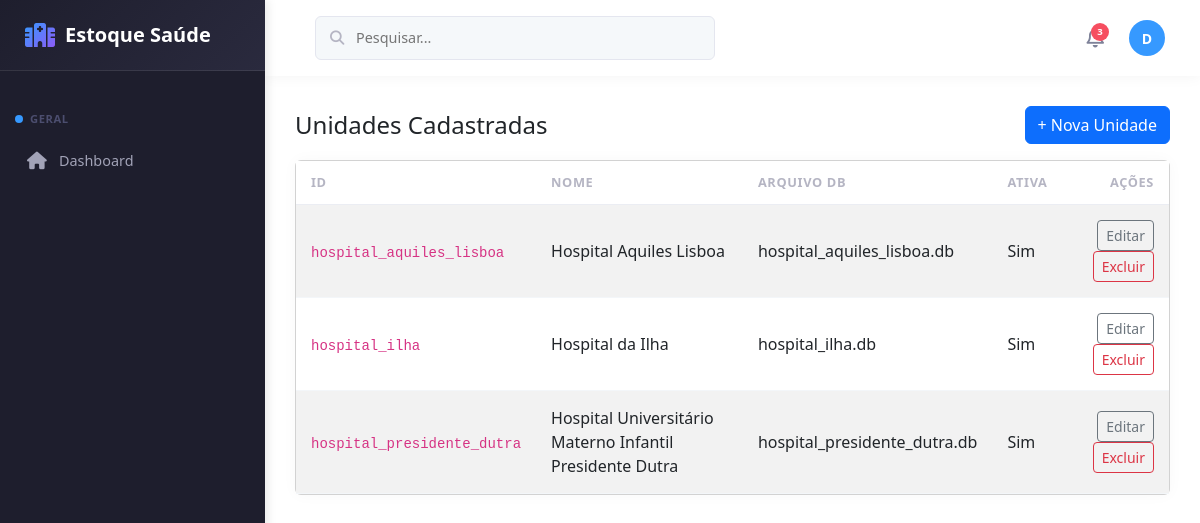
The page /unidades (signed in) on the database its author committed.
### models.py (models this page shows, shortened)
class Unidade(db.Model):
    __tablename__ = 'unidades'
    id = db.Column(db.String(50), primary_key=True)
    nome = db.Column(db.String(100), nullable=False)
    descricao = db.Column(db.Text)
    database = db.Column(db.String(200))
    type = db.Column(db.String(50))
    ativa = db.Column(db.Integer, default=1)
    data_criacao = db.Column(db.DateTime, default=lambda: datetime.now(timezone.utc))

### routes/units.py (the view)
@units_bp.route('')
def listar_unidades():
    from app import db, Usuario, Unidade
    if 'user_id' not in session:
        return redirect(url_for('auth.login'))
    if session.get('user_tipo') == 'admin':
        unidades = Unidade.query.order_by(Unidade.id).all()
        return render_template('listar_unidades.html', unidades=unidades)
    user_permissoes = session.get('permissoes_menu', {})
    if not user_permissoes.get('unidades', False):
        flash('Você não tem permissão para acessar esta página.', 'danger')
        return redirect(url_for('main.index'))
    unidades = Unidade.query.order_by(Unidade.id).all()
    return render_template('listar_unidades.html', unidades=unidades)

### app.py (called while the page is built)
@app.before_request
def attach_unit_db():
    from flask import g
    unit_id = session.get('unit_id')
    if unit_id:
        try:
            g.unit_db = db_manager.get_connection(unit_id)
        except Exception as e:
            g.unit_db = None
            app.logger.exception('Erro ao obter conexão da unidade: %s', e)
    else:
        g.unit_db = None

@app.context_processor
def override_url_for():
    from functools import wraps
    @wraps(original_url_for)
    def new_url_for(endpoint=None, **values):
        if endpoint and '.' not in endpoint and endpoint in ROUTE_MAPPING:
            endpoint = ROUTE_MAPPING[endpoint]
        return original_url_for(endpoint, **values)
    return dict(url_for=new_url_for)

### templates/listar_unidades.html (shortened to what this page needs)
{% extends "base.html" %}
{% block content %}
<div class="row">
    <div class="col-12">
        <div class="d-flex justify-content-between align-items-center mb-3">
            <h4 class="mb-0">Unidades Cadastradas</h4>
            <a href="{{ url_for('novo_unidade') }}" class="btn btn-primary">+ Nova Unidade</a>
        </div>
        <div class="card">
            <div class="card-body p-0">
                <table class="table table-striped mb-0">
                    <thead>
                        <tr>
                            <th>ID</th>
                            <th>Nome</th>
                            <th>Arquivo DB</th>
                            <th>Ativa</th>
                            <th class="text-end">Ações</th>
                        </tr>
                    </thead>
                    <tbody>
                    {% for u in unidades %}
                        <tr>
                            <td><code>{{ u.id }}</code></td>
                            <td>{{ u.nome }}</td>
                            <td>{{ u.database or '-' }}</td>
                            <td>{{ 'Sim' if u.ativa else 'Não' }}</td>
                            <td class="text-end">
                                <a href="{{ url_for('editar_unidade', unit_id=u.id) }}" class="btn btn-sm btn-outline-secondary">Editar</a>
                                <a href="{{ url_for('excluir_unidade', unit_id=u.id) }}" class="btn btn-sm btn-outline-danger">Excluir</a>
                            </td>
                        </tr>
                    {% else %}
                        <tr><td colspan="5" class="text-center">Nenhuma unidade cadastrada.</td></tr>
                    {% endfor %}
                    </tbody>
                </table>
            </div>
        </div>
    </div>
</div>
{% endblock %}

### static/style.css (style rules this page uses)
:root { --sidebar-bg: #1e1e2d; --sidebar-text: #a2a3b7; --sidebar-active: #3699ff; --sidebar-hover: #2b2b40; --header-bg: #ffffff; --content-bg: #f2f3f8; --card-bg: #ffffff; --text-primary: #3f4254; --text-secondary: #7e8299; }
* { margin: 0; padding: 0; box-sizing: border-box; }
body { font-family: 'Inter', sans-serif; background-color: var(--content-bg); color: var(--text-primary); line-height: 1.6; }
.card { background: var(--card-bg); border-radius: 10px; border: none; box-shadow: 0 0 15px rgba(0, 0, 0, 0.03); margin-bottom: 25px; transition: transform 0.3s, box-shadow 0.3s; }
.card-body { padding: 25px; }
.table { color: var(--text-primary); margin-bottom: 0; }
.table thead th { border-top: none; border-bottom: 1px solid #ebedf3; font-weight: 600; font-size: 0.8rem; text-transform: uppercase; letter-spacing: 0.05em; color: #b5b5c3; padding: 12px 15px; white-space: nowrap; }
.table tbody td { padding: 15px; vertical-align: middle; border-color: #f3f6f9; }
.btn { font-weight: 500; padding: 8px 16px; border-radius: 6px; transition: all 0.3s; font-size: 0.9rem; display: inline-flex; align-items: center; justify-content: center; }
.btn-sm { padding: 5px 10px; font-size: 0.8rem; }
.btn-primary { background-color: var(--sidebar-active); border-color: var(--sidebar-active); }

### rows shown on the page
Unidade: id "hospital_aquiles_lisboa", nome "Hospital Aquiles Lisboa", database "hospital_aquiles_lisboa.db", ativa "Sim"
Unidade: id "hospital_ilha", nome "Hospital da Ilha", database "hospital_ilha.db", ativa "Sim"
Unidade: id "hospital_presidente_dutra", nome "Hospital Universitário Materno Infantil Presidente Dutra", database "hospital_presidente_dutra.db", ativa "Sim"

### other values the page prints
{{ (session.user_nome or 'U')[0]|upper }} "D"
